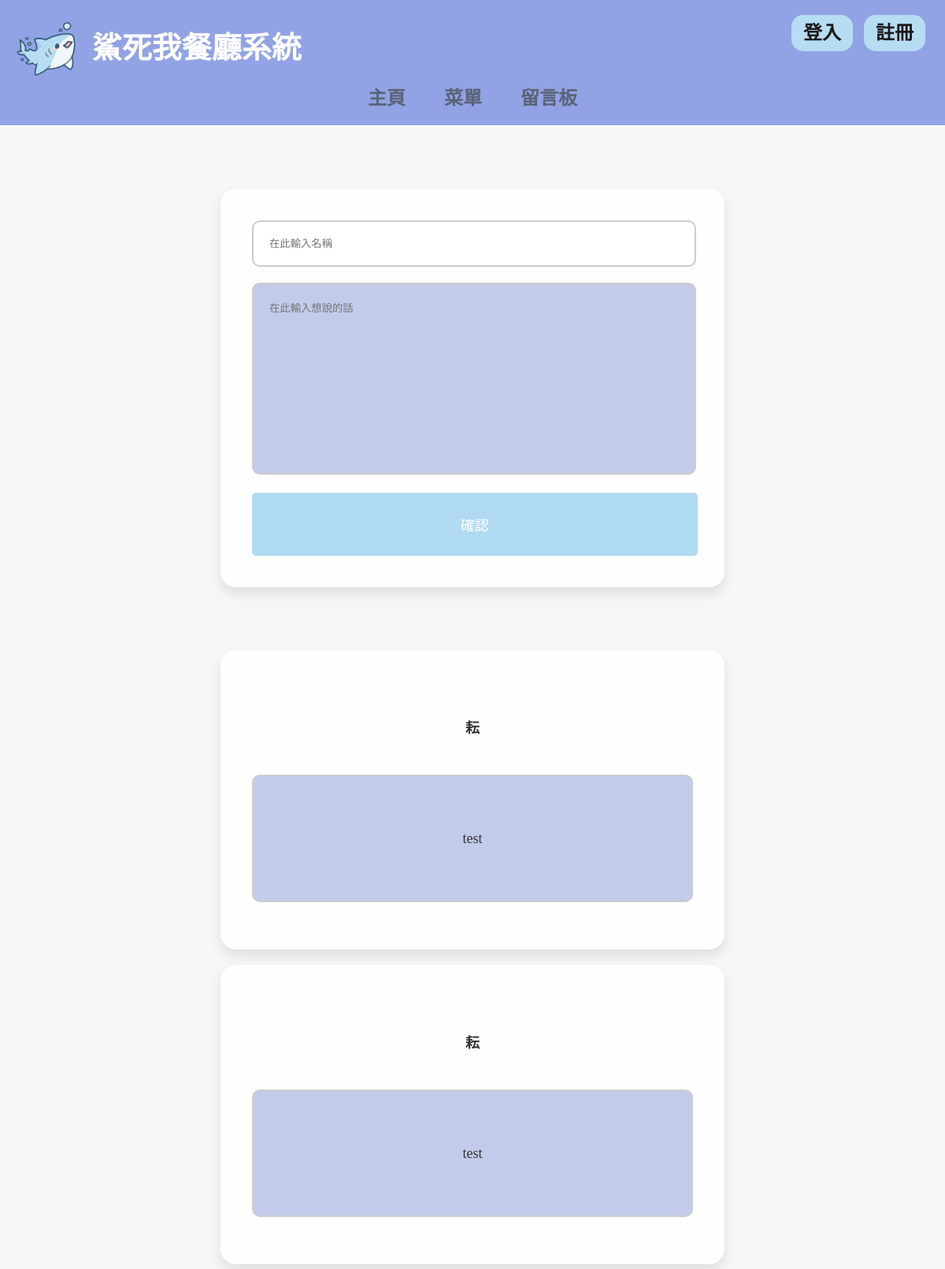
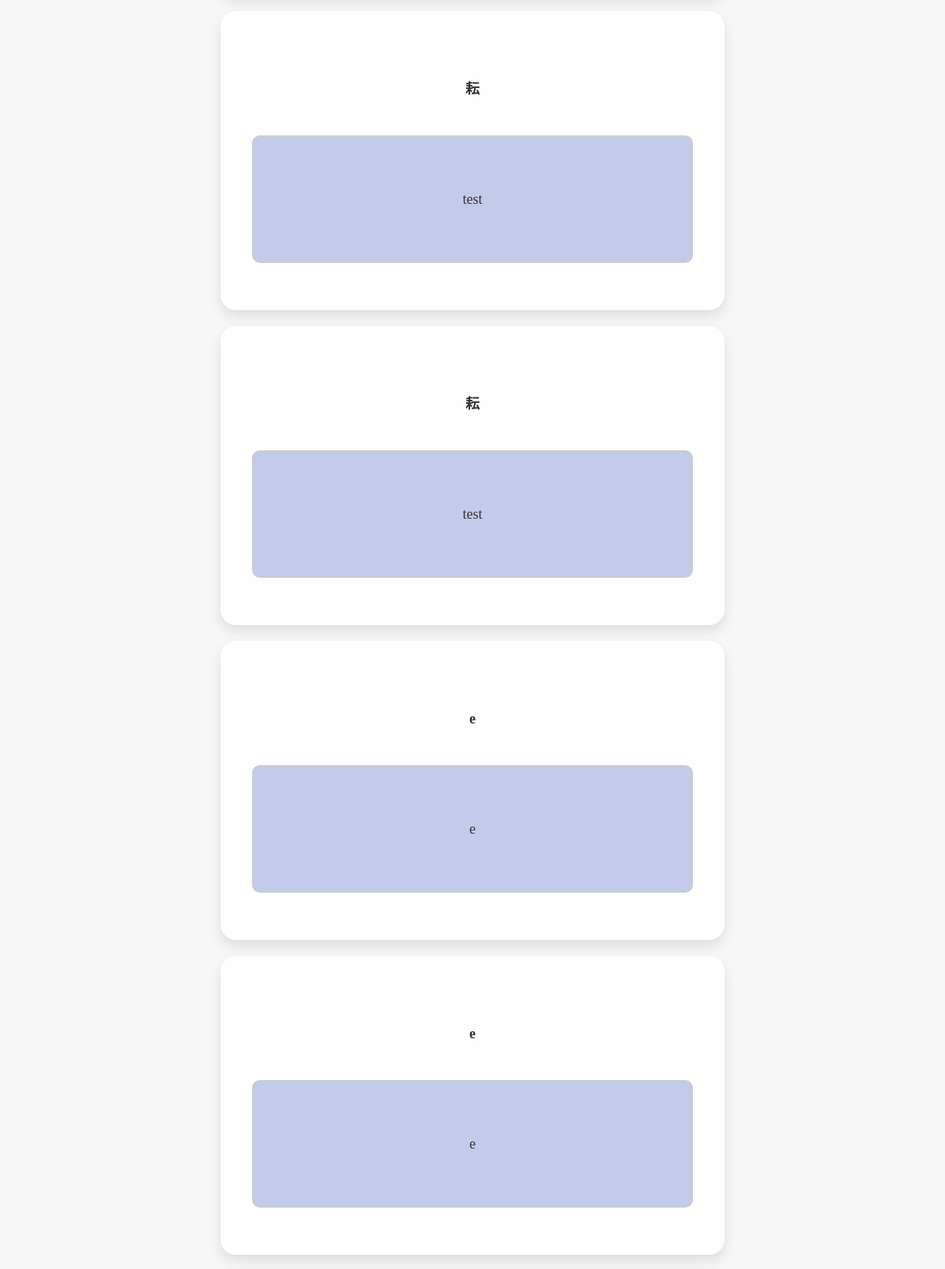
/comment/ (upper part), run on the app's committed database (2 pictures, top to bottom).
### customer/models.py (models this page shows)
class Comment(models.Model):
    name=models.CharField(max_length=20, null=True)
    commenter=models.ForeignKey(User, on_delete=models.CASCADE)
    comment=models.TextField(max_length=500)
    uploadTime=models.DateTimeField(null=True, default=timezone.now())

### customer/views.py (the view, shortened to what this page needs)
# urls.py: path('comment/', comment, name='comment'),  #留言&留言查看
def comment(request):
    comments = Comment.objects.all().order_by('-uploadTime')  # 查詢所有資料
    if request.user.is_superuser:
        return render(request, 'readComment.html', locals())
    return render(request, 'toComment.html', locals())

### template/html/toComment.html (shortened to what this page needs)
<!DOCTYPE html>
<html lang="en">
<head>
</head>
<body style="margin-top: 200px;">
    {% include 'header.html' %}
    <div class="comment-container">
        <div class="comment-box">
            <form action="/comment/" method="post">
                <input type="text" name="name" id="name" placeholder="在此輸入名稱">
                <textarea name="comment" id="comment" placeholder="在此輸入想說的話"></textarea>
                <input type="submit" value="確認">
            </form>
        </div>
    </div>
    <div class="comment-container">
        {% if comments %}
            {% for c in comments %}
                <div class="comment-box">
                    <div class="comment-entry">
                        <div><p><strong>{{ c.name }} </strong></p></div>
                        <div class="comment-content"><p>{{ c.comment }}</p></div>
                    </div>
                </div>
            {% endfor %}
        {% endif %}
    </div>
</body>
</html>

### static/CSS/header.css (style rules this page uses)
.head { width: 100%; }

### template/html/toComment.html (style rules this page uses)
body { font-family: Arial, sans-serif; margin: 0; padding: 0; background-color: #f7f7f7; }
.comment-container { display: flex; flex-wrap: wrap; justify-content: center; gap: 20px; padding: 40px; }
.comment-box { width: 560px; background-color: rgba(255, 255, 255, 0.85); padding: 40px; border-radius: 20px; box-shadow: 0 8px 16px rgba(0, 0, 0, 0.1); }
.comment-box input[type="text"], .comment-box textarea { width: calc(100% - 40px); margin-bottom: 20px; padding: 20px; border: 2px solid #ccc; border-radius: 10px; }
.comment-box textarea { height: 200px; resize: none; background-color: rgba(148, 163, 219, 0.55); }
.comment-box input[type="submit"] { width: 101%; height: 80px; background-color: #B0DAF2; border: none; color: white; font-size: 18px; cursor: pointer; border-radius: 5px; }
.comment-entry p { margin: 50px 0; font-size: 18px; color: #333; text-align: center; }
.comment-entry p strong { font-weight: bold; }
.comment-content { background-color: rgba(148, 163, 219, 0.55); padding: 20px; border: 2px solid #ccc; border-radius: 10px; margin-bottom: 20px; }

### data on the page
Comment: name "耘", comment "test"
Comment: name "耘", comment "test"
Comment: name "耘", comment "test"
Comment: name "耘", comment "test"
Comment: name "e", comment "e"
Comment: name "e", comment "e"
